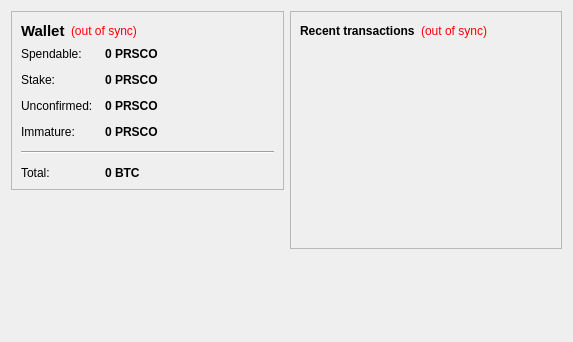
<?xml version="1.0" encoding="UTF-8"?>
<ui version="4.0">
 <class>OverviewPage</class>
 <widget class="QWidget" name="OverviewPage">
  <property name="geometry">
   <rect>
    <x>0</x>
    <y>0</y>
    <width>573</width>
    <height>342</height>
   </rect>
  </property>
  <property name="windowTitle">
   <string>Form</string>
  </property>
  <layout class="QHBoxLayout" name="horizontalLayout" stretch="1,1">
   <item>
    <layout class="QVBoxLayout" name="verticalLayout_2">
     <item>
      <widget class="QFrame" name="frame">
       <property name="frameShape">
        <enum>QFrame::StyledPanel</enum>
       </property>
       <property name="frameShadow">
        <enum>QFrame::Raised</enum>
       </property>
       <layout class="QVBoxLayout" name="verticalLayout_4">
        <item>
         <layout class="QHBoxLayout" name="horizontalLayout_4">
          <item>
           <widget class="QLabel" name="label_5">
            <property name="font">
             <font>
              <pointsize>11</pointsize>
              <weight>75</weight>
              <bold>true</bold>
             </font>
            </property>
            <property name="text">
             <string>Wallet</string>
            </property>
           </widget>
          </item>
          <item>
           <widget class="QLabel" name="labelWalletStatus">
            <property name="toolTip">
             <string>The displayed information may be out of date. Your wallet automatically synchronizes with the prosecco network after a connection is established, but this process has not completed yet.</string>
            </property>
            <property name="styleSheet">
             <string notr="true">QLabel { color: red; }</string>
            </property>
            <property name="text">
             <string notr="true">(out of sync)</string>
            </property>
            <property name="alignment">
             <set>Qt::AlignLeading|Qt::AlignLeft|Qt::AlignVCenter</set>
            </property>
           </widget>
          </item>
          <item>
           <spacer name="horizontalSpacer_2">
            <property name="orientation">
             <enum>Qt::Horizontal</enum>
            </property>
            <property name="sizeHint" stdset="0">
             <size>
              <width>40</width>
              <height>20</height>
             </size>
            </property>
           </spacer>
          </item>
         </layout>
        </item>
        <item>
         <layout class="QFormLayout" name="formLayout_2">
          <property name="fieldGrowthPolicy">
           <enum>QFormLayout::AllNonFixedFieldsGrow</enum>
          </property>
          <property name="horizontalSpacing">
           <number>12</number>
          </property>
          <property name="verticalSpacing">
           <number>12</number>
          </property>
          <item row="0" column="0">
           <widget class="QLabel" name="label">
            <property name="text">
             <string>Spendable:</string>
            </property>
           </widget>
          </item>
          <item row="0" column="1">
           <widget class="QLabel" name="labelBalance">
            <property name="font">
             <font>
              <weight>75</weight>
              <bold>true</bold>
             </font>
            </property>
            <property name="cursor">
             <cursorShape>IBeamCursor</cursorShape>
            </property>
            <property name="toolTip">
             <string>Your current spendable balance</string>
            </property>
            <property name="text">
             <string notr="true">0 PRSCO</string>
            </property>
            <property name="textInteractionFlags">
             <set>Qt::LinksAccessibleByMouse|Qt::TextSelectableByKeyboard|Qt::TextSelectableByMouse</set>
            </property>
           </widget>
          </item>
          <item row="1" column="0">
           <widget class="QLabel" name="label_6">
            <property name="text">
             <string>Stake:</string>
            </property>
           </widget>
          </item>
          <item row="1" column="1">
           <widget class="QLabel" name="labelStake">
            <property name="font">
             <font>
              <weight>75</weight>
              <bold>true</bold>
             </font>
            </property>
            <property name="cursor">
             <cursorShape>IBeamCursor</cursorShape>
            </property>
            <property name="toolTip">
             <string>Total of coins that was staked, and do not yet count toward the current balance</string>
            </property>
            <property name="text">
             <string notr="true">0 PRSCO</string>
            </property>
            <property name="textInteractionFlags">
             <set>Qt::LinksAccessibleByMouse|Qt::TextSelectableByKeyboard|Qt::TextSelectableByMouse</set>
            </property>
           </widget>
          </item>
          <item row="2" column="0">
           <widget class="QLabel" name="label_3">
            <property name="text">
             <string>Unconfirmed:</string>
            </property>
           </widget>
          </item>
          <item row="2" column="1">
           <widget class="QLabel" name="labelUnconfirmed">
            <property name="font">
             <font>
              <weight>75</weight>
              <bold>true</bold>
             </font>
            </property>
            <property name="cursor">
             <cursorShape>IBeamCursor</cursorShape>
            </property>
            <property name="toolTip">
             <string>Total of transactions that have yet to be confirmed, and do not yet count toward the current balance</string>
            </property>
            <property name="text">
             <string notr="true">0 PRSCO</string>
            </property>
            <property name="textInteractionFlags">
             <set>Qt::LinksAccessibleByMouse|Qt::TextSelectableByKeyboard|Qt::TextSelectableByMouse</set>
            </property>
           </widget>
          </item>
          <item row="3" column="0">
           <widget class="QLabel" name="labelImmatureText">
            <property name="text">
             <string>Immature:</string>
            </property>
           </widget>
          </item>
          <item row="3" column="1">
           <widget class="QLabel" name="labelImmature">
            <property name="font">
             <font>
              <weight>75</weight>
              <bold>true</bold>
             </font>
            </property>
            <property name="toolTip">
             <string>Mined balance that has not yet matured</string>
            </property>
            <property name="text">
             <string notr="true">0 PRSCO</string>
            </property>
            <property name="textInteractionFlags">
             <set>Qt::LinksAccessibleByMouse|Qt::TextSelectableByKeyboard|Qt::TextSelectableByMouse</set>
            </property>
           </widget>
          </item>
          <item row="4" column="0" colspan="2">
           <widget class="Line" name="line">
            <property name="orientation">
             <enum>Qt::Horizontal</enum>
            </property>
           </widget>
          </item>
          <item row="5" column="0">
           <widget class="QLabel" name="labelTotalText">
            <property name="text">
             <string>Total:</string>
            </property>
           </widget>
          </item>
          <item row="5" column="1">
           <widget class="QLabel" name="labelTotal">
            <property name="font">
             <font>
              <weight>75</weight>
              <bold>true</bold>
             </font>
            </property>
            <property name="cursor">
             <cursorShape>IBeamCursor</cursorShape>
            </property>
            <property name="toolTip">
             <string>Your current total balance</string>
            </property>
            <property name="text">
             <string notr="true">0 BTC</string>
            </property>
            <property name="textInteractionFlags">
             <set>Qt::LinksAccessibleByMouse|Qt::TextSelectableByKeyboard|Qt::TextSelectableByMouse</set>
            </property>
           </widget>
          </item>
         </layout>
        </item>
       </layout>
      </widget>
     </item>
     <item>
      <spacer name="verticalSpacer">
       <property name="orientation">
        <enum>Qt::Vertical</enum>
       </property>
       <property name="sizeHint" stdset="0">
        <size>
         <width>20</width>
         <height>40</height>
        </size>
       </property>
      </spacer>
     </item>
    </layout>
   </item>
   <item>
    <layout class="QVBoxLayout" name="verticalLayout_3">
     <item>
      <widget class="QFrame" name="frame_2">
       <property name="frameShape">
        <enum>QFrame::StyledPanel</enum>
       </property>
       <property name="frameShadow">
        <enum>QFrame::Raised</enum>
       </property>
       <layout class="QVBoxLayout" name="verticalLayout">
        <item>
         <layout class="QHBoxLayout" name="horizontalLayout_2">
          <item>
           <widget class="QLabel" name="label_4">
            <property name="text">
             <string>&lt;b&gt;Recent transactions&lt;/b&gt;</string>
            </property>
           </widget>
          </item>
          <item>
           <widget class="QLabel" name="labelTransactionsStatus">
            <property name="toolTip">
             <string>The displayed information may be out of date. Your wallet automatically synchronizes with the prosecco network after a connection is established, but this process has not completed yet.</string>
            </property>
            <property name="styleSheet">
             <string notr="true">QLabel { color: red; }</string>
            </property>
            <property name="text">
             <string notr="true">(out of sync)</string>
            </property>
            <property name="alignment">
             <set>Qt::AlignRight|Qt::AlignTrailing|Qt::AlignVCenter</set>
            </property>
           </widget>
          </item>
          <item>
           <spacer name="horizontalSpacer">
            <property name="orientation">
             <enum>Qt::Horizontal</enum>
            </property>
            <property name="sizeHint" stdset="0">
             <size>
              <width>40</width>
              <height>20</height>
             </size>
            </property>
           </spacer>
          </item>
         </layout>
        </item>
        <item>
         <widget class="QListView" name="listTransactions">
          <property name="styleSheet">
           <string notr="true">QListView { background: transparent; }</string>
          </property>
          <property name="frameShape">
           <enum>QFrame::NoFrame</enum>
          </property>
          <property name="verticalScrollBarPolicy">
           <enum>Qt::ScrollBarAlwaysOff</enum>
          </property>
          <property name="horizontalScrollBarPolicy">
           <enum>Qt::ScrollBarAlwaysOff</enum>
          </property>
          <property name="selectionMode">
           <enum>QAbstractItemView::NoSelection</enum>
          </property>
         </widget>
        </item>
       </layout>
      </widget>
     </item>
     <item>
      <spacer name="verticalSpacer_2">
       <property name="orientation">
        <enum>Qt::Vertical</enum>
       </property>
       <property name="sizeHint" stdset="0">
        <size>
         <width>20</width>
         <height>40</height>
        </size>
       </property>
      </spacer>
     </item>
    </layout>
   </item>
  </layout>
 </widget>
 <resources/>
 <connections/>
</ui>
